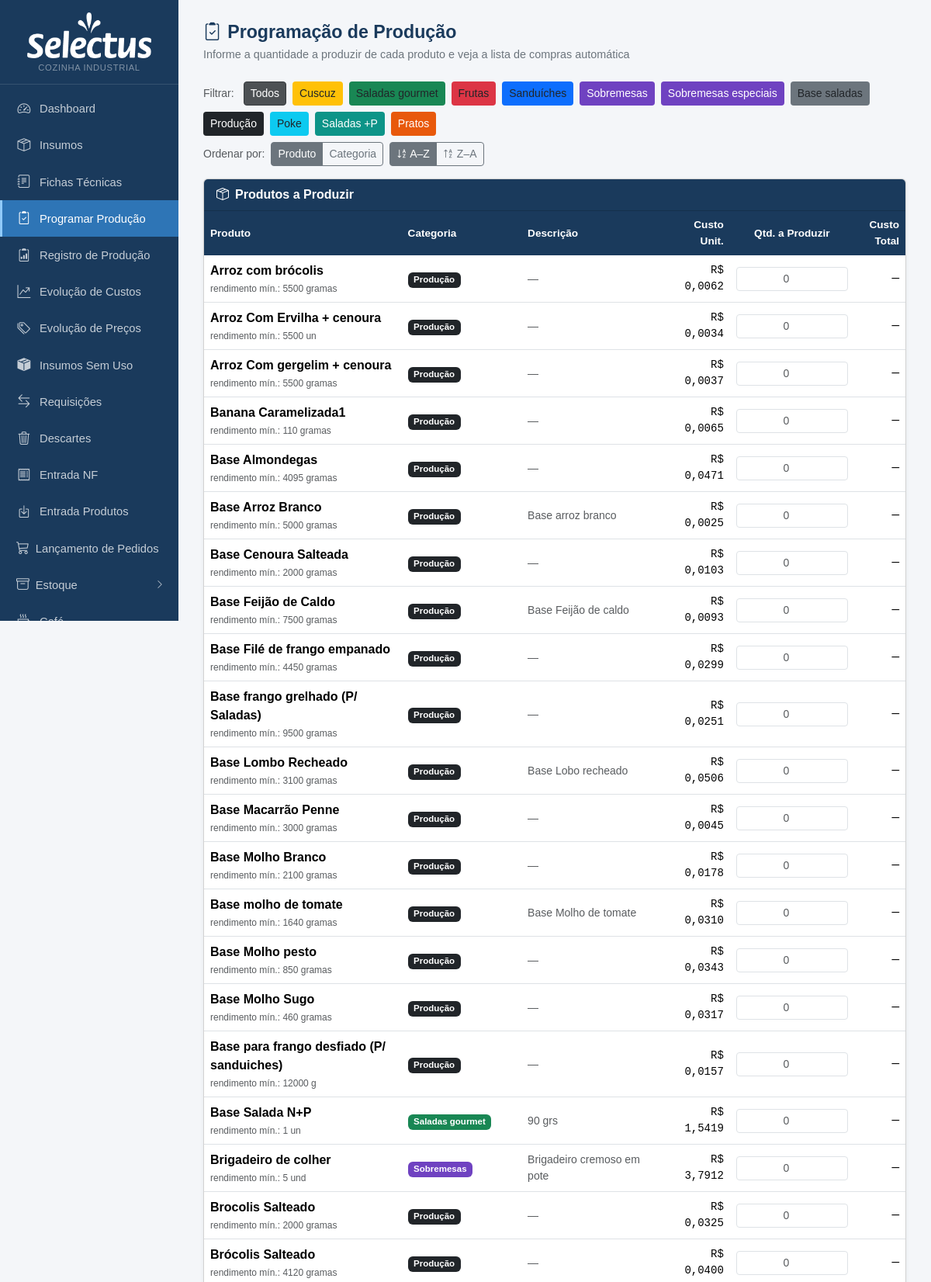
The app's page /producao (upper part) with its own data.
### tables this page shows
CREATE TABLE produtos (
            id INTEGER PRIMARY KEY AUTOINCREMENT,
            nome TEXT NOT NULL,
            descricao TEXT,
            rendimento REAL DEFAULT 1,
            unidade_rendimento TEXT DEFAULT 'un'
        , categoria TEXT, valor_referencia REAL, status_revisao TEXT DEFAULT 'nao_revisada', status_revisao_custo TEXT DEFAULT 'nao_revisado', data_revisao TEXT, data_revisao_custo TEXT, ativo INTEGER NOT NULL DEFAULT 1, observacao TEXT);

### app.py (the view, shortened to what this page needs)
@app.route('/producao', methods=['GET','POST'])
def producao():
    db = get_db()
    prods = db.execute('SELECT * FROM produtos ORDER BY nome').fetchall()
    db.close()
    custos = {p['id']: dict(zip(['custo','completo'], custo_produto(p['id']))) for p in prods}
    resultado = None
    qtds = {p['id']: 0 for p in prods}
    from datetime import date as _date
    cat_map = {nome: cls for nome, cls in CATEGORIAS}
    return render_template('producao.html', prods=prods, qtds=qtds, resultado=resultado,
                           custos=custos, categorias=CATEGORIAS, cat_map=cat_map,
                           hoje=_date.today().isoformat())

### app.py (called while the page is built)
def _to_br(value, decimals):
    if value is None:
        return '—'
    s = f'{float(value):,.{decimals}f}'
    return s.replace(',', 'X').replace('.', ',').replace('X', '.')

@app.template_filter('brl')
def brl_filter(value, decimals=2):
    return 'R$ ' + _to_br(value, decimals)

def get_db():
    c = sqlite3.connect(DB)
    c.row_factory = sqlite3.Row
    c.execute("PRAGMA foreign_keys = ON")
    return c

def count_alertas():
    try:
        db = get_db()
        n = db.execute('''SELECT COUNT(*) FROM insumos
                          WHERE estoque_minimo > 0 AND COALESCE(estoque_atual,0) < estoque_minimo''').fetchone()[0]
        db.close()
        return n
    except:
        return 0

@app.context_processor
def inject_alertas():
    try:
        db = get_db()
        n_ped = db.execute("SELECT COUNT(*) FROM pedidos WHERE status='aberto'").fetchone()[0]
        db.close()
    except Exception:
        n_ped = 0
    return dict(n_alertas=count_alertas(), n_pedidos_abertos=n_ped)

### templates/producao.html (shortened to what this page needs)
{% extends "base.html" %}
{% block content %}
<div class="page-header">
  <h1><i class="bi bi-clipboard2-check me-2"></i>Programação de Produção</h1>
  <p>Informe a quantidade a produzir de cada produto e veja a lista de compras automática</p>
</div>
<div class="mb-3 d-flex flex-wrap gap-2 align-items-center justify-content-between">
  <div class="d-flex flex-wrap gap-2 align-items-center">
    <span class="text-muted small me-1">Filtrar:</span>
    <button type="button" class="btn btn-sm btn-dark active cat-filter" data-cat="">Todos</button>
    {% for nome, cls in categorias %}
    <button type="button" class="btn btn-sm {{ cls }} cat-filter" data-cat="{{ nome }}">{{ nome }}</button>
    {% endfor %}
  </div>
  <div class="d-flex gap-2 align-items-center flex-wrap">
    <span class="text-muted small">Ordenar por:</span>
    <div class="btn-group btn-group-sm" role="group">
      <button type="button" class="btn btn-outline-secondary active sort-field-btn" data-field="produto">Produto</button>
      <button type="button" class="btn btn-outline-secondary sort-field-btn" data-field="categoria">Categoria</button>
    </div>
    <div class="btn-group btn-group-sm" role="group">
      <button type="button" class="btn btn-outline-secondary active sort-dir-btn" data-dir="asc" title="A → Z">
        <i class="bi bi-sort-alpha-down"></i> A–Z
      </button>
      <button type="button" class="btn btn-outline-secondary sort-dir-btn" data-dir="desc" title="Z → A">
        <i class="bi bi-sort-alpha-up"></i> Z–A
      </button>
    </div>
  </div>
</div>
<form method="post">
  <div class="card shadow-sm mb-4">
    <div class="card-header py-2" style="background:#1a3a5c">
      <span class="text-white fw-semibold"><i class="bi bi-box-seam me-2"></i>Produtos a Produzir</span>
    </div>
    <div class="card-body p-0">
      <table class="table table-hover mb-0">
        <thead>
          <tr>
            <th>Produto</th>
            <th>Categoria</th>
            <th>Descrição</th>
            <th class="text-end">Custo Unit.</th>
            <th class="text-center" style="width:160px">Qtd. a Produzir</th>
            <th class="text-end">Custo Total</th>
          </tr>
        </thead>
        <tbody>
          {% for p in prods %}
          <tr class="prod-row" data-cat="{{ p.categoria or '' }}">
            <td class="fw-semibold">
              {{ p.nome }}
              {% if p.rendimento %}
              <div class="text-muted fw-normal" style="font-size:.75rem;margin-top:2px">
                rendimento mín.: {{ p.rendimento|int }} {{ p.unidade_rendimento or 'un' }}
              </div>
              {% endif %}
            </td>
            <td>
              {% if p.categoria %}
              <span class="badge {{ cat_map.get(p.categoria, 'bg-secondary') }}" style="font-size:.72rem">{{ p.categoria }}</span>
              {% else %}
              <span class="text-muted small">—</span>
              {% endif %}
            </td>
            <td class="text-muted small">{{ p.descricao or '—' }}</td>
            <td class="text-end font-monospace small">
              {% if custos[p.id].completo %}
                {{ (custos[p.id].custo / p.rendimento)|brl(4) if p.rendimento else custos[p.id].custo|brl(4) }}
              {% else %}
                <span class="text-warning small">preços incompletos</span>
              {% endif %}
            </td>
            <td class="text-center">
              <input type="number" name="qty_{{ p.id }}" class="form-control form-control-sm text-center qty-input"
                     min="0" step="1" value="{{ qtds[p.id]|int if qtds[p.id] else '' }}"
                     placeholder="0" data-custo="{{ (custos[p.id].custo / p.rendimento) if custos[p.id].completo and p.rendimento else '' }}"
                     data-pid="{{ p.id }}">
            </td>
            <td class="text-end font-monospace" id="custo_total_{{ p.id }}">—</td>
          </tr>
          {% endfor %}
        </tbody>
      </table>
    </div>
  </div>
</form>
{% endblock %}

### records on screen
produtos: nome "Arroz Com Ervilha + cenoura", rendimento "5500", unidade_rendimento "un", categoria "Produção", descricao "—", rendimento "R$ 0,0034"
produtos: nome "Arroz Com gergelim + cenoura", rendimento "5500", unidade_rendimento "gramas", categoria "Produção", descricao "—", rendimento "R$ 0,0037"
produtos: nome "Arroz com brócolis", rendimento "5500", unidade_rendimento "gramas", categoria "Produção", descricao "—", rendimento "R$ 0,0062"
produtos: nome "Banana Caramelizada1", rendimento "110", unidade_rendimento "gramas", categoria "Produção", descricao "—", rendimento "R$ 0,0065"
produtos: nome "Base Almondegas", rendimento "4095", unidade_rendimento "gramas", categoria "Produção", descricao "—", rendimento "R$ 0,0471"
produtos: nome "Base Arroz Branco", rendimento "5000", unidade_rendimento "gramas", categoria "Produção", descricao "Base arroz branco", rendimento "R$ 0,0025"
produtos: nome "Base Cenoura Salteada", rendimento "2000", unidade_rendimento "gramas", categoria "Produção", descricao "—", rendimento "R$ 0,0103"
produtos: nome "Base Feijão de Caldo", rendimento "7500", unidade_rendimento "gramas", categoria "Produção", descricao "Base Feijão de caldo", rendimento "R$ 0,0093"
produtos: nome "Base Filé de frango empanado", rendimento "4450", unidade_rendimento "gramas", categoria "Produção", descricao "—", rendimento "R$ 0,0299"
produtos: nome "Base Lombo Recheado", rendimento "3100", unidade_rendimento "gramas", categoria "Produção", descricao "Base Lobo recheado", rendimento "R$ 0,0506"
produtos: nome "Base Macarrão Penne", rendimento "3000", unidade_rendimento "gramas", categoria "Produção", descricao "—", rendimento "R$ 0,0045"
produtos: nome "Base Molho Branco", rendimento "2100", unidade_rendimento "gramas", categoria "Produção", descricao "—", rendimento "R$ 0,0178"
produtos: nome "Base Molho Sugo", rendimento "460", unidade_rendimento "gramas", categoria "Produção", descricao "—", rendimento "R$ 0,0317"
produtos: nome "Base Molho pesto", rendimento "850", unidade_rendimento "gramas", categoria "Produção", descricao "—", rendimento "R$ 0,0343"
produtos: nome "Base Salada N+P", rendimento "1", unidade_rendimento "un", categoria "Saladas gourmet", descricao "90 grs", rendimento "R$ 1,5419"
produtos: nome "Base frango grelhado (P/ Saladas)", rendimento "9500", unidade_rendimento "gramas", categoria "Produção", descricao "—", rendimento "R$ 0,0251"
produtos: nome "Base molho de tomate", rendimento "1640", unidade_rendimento "gramas", categoria "Produção", descricao "Base Molho de tomate", rendimento "R$ 0,0310"
produtos: nome "Base para frango desfiado (P/ sanduiches)", rendimento "12000", unidade_rendimento "g", categoria "Produção", descricao "—", rendimento "R$ 0,0157"
produtos: nome "Brigadeiro de colher", rendimento "5", unidade_rendimento "und", categoria "Sobremesas", descricao "Brigadeiro cremoso em pote", rendimento "R$ 3,7912"
produtos: nome "Brocolis Salteado", rendimento "2000", unidade_rendimento "gramas", categoria "Produção", descricao "—", rendimento "R$ 0,0325"
produtos: nome "Brócolis Salteado", rendimento "4120", unidade_rendimento "gramas", categoria "Produção", descricao "—", rendimento "R$ 0,0400"

### other values on screen
{{ nome }} "Cuscuz" "Saladas gourmet" "Frutas" "Sanduíches" "Sobremesas" "Sobremesas especiais" "Base saladas" "Produção" "Poke" "Saladas +P" "Pratos"
